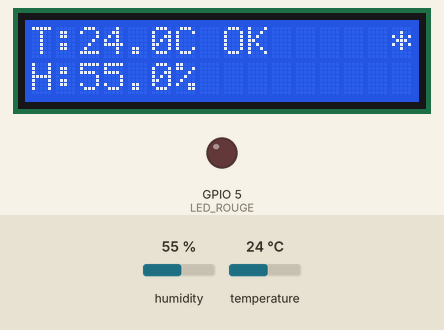
This sketch was run on a simulated ESP32. Parts: 16×2 character LCD, output pins drawn as LEDs (lit = HIGH). The test bench sets the inputs (shaded band); at power-on: humidity 55 %, temperature 24 °C. WiFi joins after 1.5 s; servers stay silent unless stated; uploads are accepted with an empty reply; what the sketch prints to the serial monitor is not drawn.

Above: at 5.8 s.
5.9 s: humidity set to 31 %
At 7.5 s:
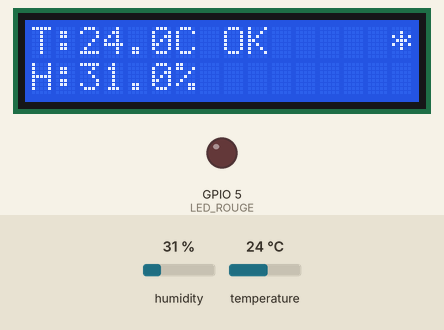
8.6 s: humidity set to 28 %
At 9.3 s:
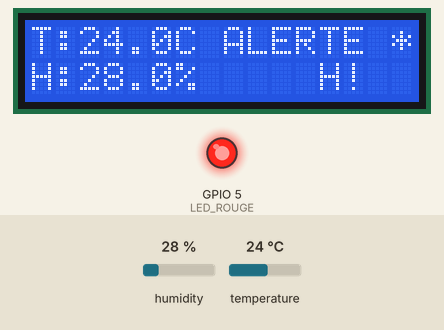
14.3 s: temperature set to 15.4 °C
At 16.0 s:
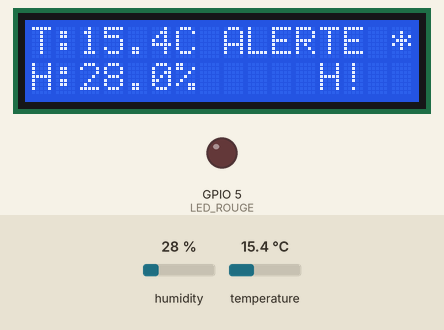
18.3 s: temperature set to 14.4 °C
At 19.9 s:
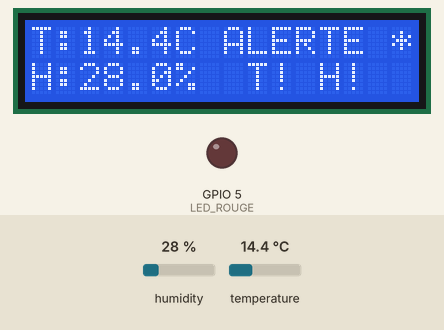
24.2 s: humidity set to 40 %
At 25.8 s:
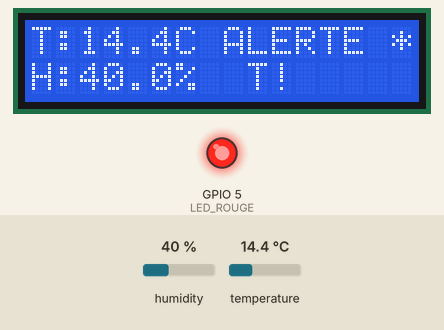
Timing chart, 0 to 77.6 s (numbered marks = the images above; inputs shaded):
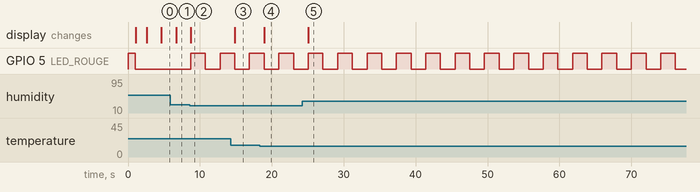

Measured:
- the behaviour switches between 30 and 29 % on humidity (found by bisection; images 1 and 2)
- the behaviour switches between 15 and 14.9 °C on temperature (found by bisection; images 3 and 4)
- after the input at 5.9 s, the display: changes after 0.78 s (image 1)
- after the input at 8.6 s, GPIO 5 (LED_ROUGE): LOW → HIGH after 0.12 s, → LOW 2.0 s later, → HIGH 2.0 s later; the display: changes after 0.12 s (image 2)
- after the input at 14.3 s, the display: changes after 0.55 s (image 3)
- after the input at 18.3 s, the display: changes after 0.64 s (image 4)
- after the input at 24.2 s, the display: changes after 0.87 s (image 5)

The sketch:

TempHum1.ino
```cpp
 #include <WiFi.h>
#include <HTTPClient.h>
#include <DHT.h>
#include <LiquidCrystal_I2C.h>
#include <Wire.h>

// Configuration WiFi
const char* ssid = "ESP32_Test";
const char* password = "12345678";

// Configuration Supabase
const char* supabaseUrl = "******************";
const char* supabaseKey = "*********************************";
const char* tableName = "sensor_data";

// Configuration des pins
#define DHT_PIN 4           // Pin de données du DHT22
#define DHT_TYPE DHT22      // Type de capteur DHT
#define LED_ROUGE 5         // LED rouge (alerte)

// Configuration I2C pour LCD
#define SDA_PIN 21          // Pin SDA par défaut de l'ESP32
#define SCL_PIN 22          // Pin SCL par défaut de l'ESP32

// Seuils d'alerte
#define TEMP_MIN 15.0       // Température minimale (°C)
#define TEMP_MAX 30.0       // Température maximale (°C)
#define HUMID_MIN 30.0      // Humidité minimale (%)
#define HUMID_MAX 70.0      // Humidité maximale (%)

// Initialisation des objets
DHT dht(DHT_PIN, DHT_TYPE);
LiquidCrystal_I2C lcd(0x27, 16, 2);  // Adresse I2C 0x27, écran 16x2

// Variables globales
float temperature = 0;
float humidite = 0;
bool alerte = false;
bool temperatureAlert = false;
bool humidityAlert = false;
unsigned long derniereLecture = 0;
unsigned long derniereEnvoi = 0;
const unsigned long intervalLecture = 2000;     // Lecture toutes les 2 secondes
const unsigned long intervalEnvoi = 30000;      // Envoi vers Supabase toutes les 30 secondes

// Variables de connexion
bool wifiConnected = false;

void setup() {
  // Initialisation de la communication série
  Serial.begin(115200);
  Serial.println("Démarrage du système de monitoring...");

  // Configuration des pins LED
  pinMode(LED_ROUGE, OUTPUT);

  // Test initial des LEDs
  digitalWrite(LED_ROUGE, HIGH);
  delay(1000);
  digitalWrite(LED_ROUGE, LOW);
  dht.begin();
  Serial.println("Capteur DHT22 initialisé");

  // Initialisation de l'écran LCD I2C
  Wire.begin(SDA_PIN, SCL_PIN);
  lcd.init();
  lcd.backlight();

  // Message de démarrage sur LCD
  lcd.setCursor(0, 0);
  lcd.print("Monitoring T/H");
  lcd.setCursor(0, 1);
  lcd.print("Connexion WiFi..");

  // Connexion WiFi
  connectWiFi();

  Serial.println("Système prêt !");
}

void loop() {
  // Vérifier la connexion WiFi
  if (WiFi.status() != WL_CONNECTED) {
    wifiConnected = false;
    Serial.println("WiFi déconnecté, tentative de reconnexion...");
    connectWiFi();
  } else {
    wifiConnected = true;
  }

  // Lecture des données toutes les 2 secondes
  if (millis() - derniereLecture >= intervalLecture) {
    lireCapteurs();
    verifierAlertes();
    afficherDonnees();
    gererLEDs();

    derniereLecture = millis();
  }

  // Envoi vers Supabase toutes les 30 secondes
  if (wifiConnected && (millis() - derniereEnvoi >= intervalEnvoi)) {
    envoyerVersSupabase();
    derniereEnvoi = millis();
  }

  delay(100);
}

void connectWiFi() {
  WiFi.begin(ssid, password);
  Serial.print("Connexion au WiFi");

  int attempts = 0;
  while (WiFi.status() != WL_CONNECTED && attempts < 20) {
    delay(500);
    Serial.print(".");
    attempts++;
  }

  if (WiFi.status() == WL_CONNECTED) {
    Serial.println();
    Serial.println("WiFi connecté !");
    Serial.print("Adresse IP: ");
    Serial.println(WiFi.localIP());
    wifiConnected = true;

    // Affichage sur LCD
    lcd.clear();
    lcd.setCursor(0, 0);
    lcd.print("WiFi connecte");
    lcd.setCursor(0, 1);
    lcd.print(WiFi.localIP());
    delay(2000);
  } else {
    Serial.println();
    Serial.println("Échec de connexion WiFi");
    wifiConnected = false;

    // Affichage sur LCD
    lcd.clear();
    lcd.setCursor(0, 0);
    lcd.print("WiFi ERREUR");
    lcd.setCursor(0, 1);
    lcd.print("Mode local");
    delay(2000);
  }
}

void lireCapteurs() {
  // Lecture de l'humidité et de la température
  humidite = dht.readHumidity();
  temperature = dht.readTemperature();

  // Vérification des erreurs de lecture
  if (isnan(humidite) || isnan(temperature)) {
    Serial.println("Erreur de lecture du capteur DHT22 !");
    lcd.setCursor(0, 0);
    lcd.print("Erreur capteur  ");
    lcd.setCursor(0, 1);
    lcd.print("DHT22           ");
    return;
  }

  // Affichage dans le moniteur série
  Serial.print("Température: ");
  Serial.print(temperature);
  Serial.print("°C, Humidité: ");
  Serial.print(humidite);
  Serial.print("% - WiFi: ");
  Serial.println(wifiConnected ? "OK" : "NOK");
}

void verifierAlertes() {
  // Vérification des seuils
  alerte = false;
  temperatureAlert = false;
  humidityAlert = false;

  if (temperature < TEMP_MIN || temperature > TEMP_MAX) {
    alerte = true;
    temperatureAlert = true;
    Serial.println("⚠️ ALERTE TEMPÉRATURE !");
  }

  if (humidite < HUMID_MIN || humidite > HUMID_MAX) {
    alerte = true;
    humidityAlert = true;
    Serial.println("⚠️ ALERTE HUMIDITÉ !");
  }

  if (alerte) {
    Serial.println("État: ALERTE");
  } else {
    Serial.println("État: NORMAL");
  }
}

void afficherDonnees() {
  // Affichage sur l'écran LCD
  lcd.clear();

  // Première ligne : Température et état WiFi
  lcd.setCursor(0, 0);
  lcd.print("T:");
  lcd.print(temperature, 1);
  lcd.print("C ");

  // État sur la première ligne
  if (alerte) {
    lcd.print("ALERTE");
  } else {
    lcd.print("OK");
  }

  // Indicateur WiFi
  lcd.setCursor(15, 0);
  lcd.print(wifiConnected ? "*" : "X");

  // Deuxième ligne : Humidité
  lcd.setCursor(0, 1);
  lcd.print("H:");
  lcd.print(humidite, 1);
  lcd.print("%");

  // Affichage des seuils dépassés
  if (temperatureAlert) {
    lcd.setCursor(8, 1);
    lcd.print(" T!");
  }
  if (humidityAlert) {
    lcd.setCursor(11, 1);
    lcd.print(" H!");
  }
}

void gererLEDs() {
  if (alerte) {
    // Mode alerte : LED rouge clignotante

    // Clignotement de la LED rouge
    static unsigned long dernierClignotement = 0;
    static bool etatLEDRouge = false;

    if (millis() - dernierClignotement >= 500) {  // Clignotement toutes les 500ms
      etatLEDRouge = !etatLEDRouge;
      digitalWrite(LED_ROUGE, etatLEDRouge ? HIGH : LOW);
      dernierClignotement = millis();
    }
  } else {
    // Mode normal : LED rouge éteinte
    digitalWrite(LED_ROUGE, LOW);
  }
}

void envoyerVersSupabase() {
  if (!wifiConnected) {
    Serial.println("Pas de connexion WiFi, envoi impossible");
    return;
  }

  // Vérification des données
  if (isnan(temperature) || isnan(humidite)) {
    Serial.println("Données invalides, envoi annulé");
    return;
  }

  HTTPClient http;

  // Construction de l'URL
  String url = String(supabaseUrl) + "/rest/v1/" + tableName;

  // Configuration de la requête
  http.begin(url);
  http.addHeader("Content-Type", "application/json");
  http.addHeader("apikey", supabaseKey);
  http.addHeader("Authorization", "Bearer " + String(supabaseKey));
  http.addHeader("Prefer", "return=minimal");

  // Création du JSON manuellement
  String jsonData = "{";
  jsonData += "\"temperature\":" + String(temperature, 2) + ",";
  jsonData += "\"humidity\":" + String(humidite, 2) + ",";
  jsonData += "\"alert_status\":" + String(alerte ? "true" : "false") + ",";
  jsonData += "\"temperature_alert\":" + String(temperatureAlert ? "true" : "false") + ",";
  jsonData += "\"humidity_alert\":" + String(humidityAlert ? "true" : "false") + ",";
  jsonData += "\"device_id\":\"ESP32_DHT22\"";
  jsonData += "}";

  Serial.println("Envoi vers Supabase: " + jsonData);

  // Envoi de la requête POST
  int httpResponseCode = http.POST(jsonData);

  if (httpResponseCode > 0) {
    String response = http.getString();
    Serial.println("Réponse Supabase: " + String(httpResponseCode));

    if (httpResponseCode == 201) {
      Serial.println("✅ Données envoyées avec succès !");
    } else {
      Serial.println("⚠️ Erreur lors de l'envoi: " + response);
    }
  } else {
    Serial.println("❌ Erreur de connexion: " + String(httpResponseCode));
  }

  http.end();
}

// Fonction utilitaire pour afficher les seuils configurés
void afficherConfiguration() {
  Serial.println("\n=== CONFIGURATION DU SYSTÈME ===");
  Serial.print("Température : ");
  Serial.print(TEMP_MIN);
  Serial.print("°C à ");
  Serial.print(TEMP_MAX);
  Serial.println("°C");
  Serial.print("Humidité : ");
  Serial.print(HUMID_MIN);
  Serial.print("% à ");
  Serial.print(HUMID_MAX);
  Serial.println("%");
  Serial.println("Supabase URL: " + String(supabaseUrl));
  Serial.println("================================\n");
}

// Fonction de diagnostic (optionnelle)
void diagnostic() {
  Serial.println("\n=== DIAGNOSTIC DU SYSTÈME ===");

  // Test des LEDs
  Serial.println("Test des LEDs...");
  digitalWrite(LED_ROUGE, HIGH);
  delay(1000);
  digitalWrite(LED_ROUGE, LOW);
  Serial.println("Test de l'écran LCD...");
  lcd.clear();
  lcd.setCursor(0, 0);
  lcd.print("Test LCD OK");
  delay(2000);

  // Test du capteur DHT22
  Serial.println("Test du capteur DHT22...");
  float testTemp = dht.readTemperature();
  float testHumid = dht.readHumidity();

  if (!isnan(testTemp) && !isnan(testHumid)) {
    Serial.println("Capteur DHT22 : OK");
  } else {
    Serial.println("Capteur DHT22 : ERREUR");
  }

  // Test de connexion Supabase
  Serial.println("Test de connexion Supabase...");
  if (wifiConnected) {
    // Test simple de ping vers Supabase
    HTTPClient http;
    http.begin(String(supabaseUrl) + "/rest/v1/");
    http.addHeader("apikey", supabaseKey);
    int code = http.GET();
    if (code > 0) {
      Serial.println("Connexion Supabase : OK");
    } else {
      Serial.println("Connexion Supabase : ERREUR");
    }
    http.end();
  } else {
    Serial.println("Pas de WiFi, impossible de tester Supabase");
  }

  Serial.println("=============================\n");
}
```
